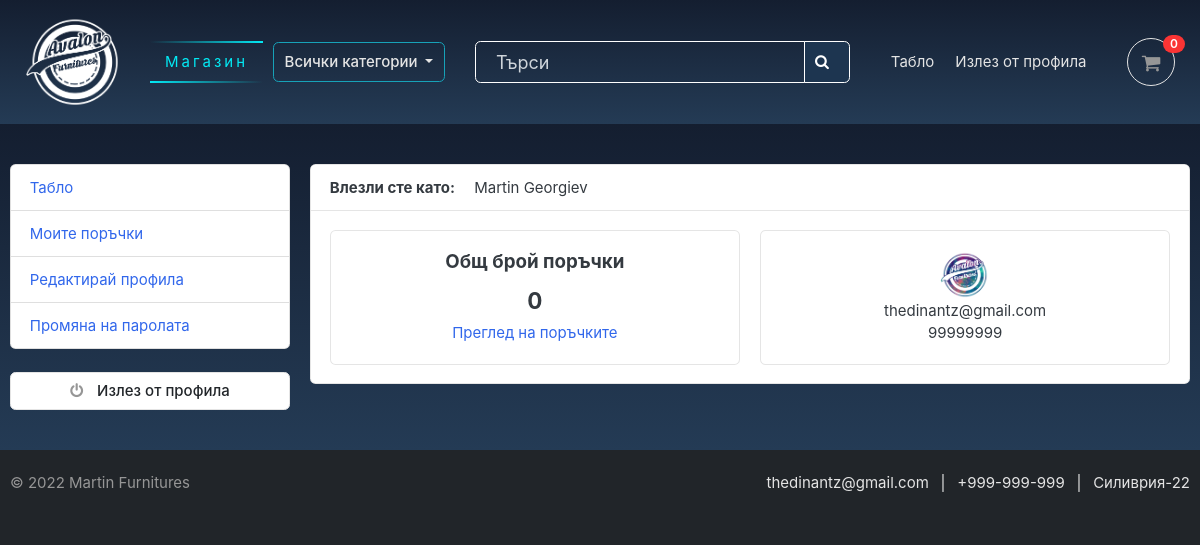
Screenshot of /accounts/dashboard/ (signed in) with the database file from the repository.
### accounts/models.py (models this page shows, shortened)
class Account(AbstractBaseUser):
    first_name = models.CharField(max_length=50)
    last_name = models.CharField(max_length=50)
    username = models.CharField(max_length=50, unique=True)
    email = models.EmailField(max_length=100, unique=True)
    phone_number = models.CharField(max_length=50)
    date_joined = models.DateTimeField(auto_now_add=True)
    last_login = models.DateTimeField(auto_now_add=True)
    is_admin = models.BooleanField(default=False)
    is_staff = models.BooleanField(default=False)
    is_active = models.BooleanField(default=False)
    is_superadmin = models.BooleanField(default=False)
    USERNAME_FIELD = 'email'
    REQUIRED_FIELDS = ['username', 'first_name', 'last_name']
    objects = MyAccountManager()
    def full_name(self):
        return f'{self.first_name} {self.last_name}'

class UserProfile(models.Model):
    user = models.OneToOneField(Account, on_delete=models.CASCADE)
    address_line_1 = models.CharField(blank=True, max_length=100)
    address_line_2 = models.CharField(blank=True, max_length=100)
    profile_picture = models.ImageField(blank=True, upload_to='userprofile')
    city = models.CharField(blank=True, max_length=20)
    country = models.CharField(blank=True, max_length=20)

### accounts/views.py (the view)
# urls.py: path('dashboard/', views.dashboard, name='dashboard'),
@login_required(login_url = 'login')
def dashboard(request):
    orders = Order.objects.order_by('-created_at').filter(user_id=request.user.id, is_ordered=True)
    orders_count = orders.count()
    userprofile = UserProfile.objects.get(user_id=request.user.id)
    context = {
        'orders_count': orders_count,
        'userprofile': userprofile,
    }
    return render(request, 'accounts/dashboard.html', context)

### carts/context_processors.py (called while the page is built)
def counter(request):
    cart_count = 0
    if 'admin' in request.path:
        return {}
    else:
        try:
            cart = Cart.objects.filter(cart_id=_cart_id(request))
            if request.user.is_authenticated:
                cart_items = CartItem.objects.all().filter(user=request.user)
            else:
                cart_items = CartItem.objects.all().filter(cart=cart[:1])
            for cart_item in cart_items:
                cart_count += cart_item.quantity
        except Cart.DoesNotExist:
            cart_count = 0
    return dict(cart_count=cart_count)

### carts/views.py (called while the page is built)
def _cart_id(request):
    cart = request.session.session_key
    if not cart:
        cart = request.session.create()
    return cart

### category/context_processors.py (called while the page is built)
def menu_links(request):
    links = Category.objects.all()
    return dict(links=links)

### category/models.py (called while the page is built)
    def get_url(self):
        return reverse('products_by_category', args=[self.slug])

### templates/accounts/dashboard.html (shortened to what this page needs)
{% extends 'base.html' %}
{% block content %}
<section class="section padding-y coloringlinear">
<div class="container">
	<div class="row">
	{% include 'includes/dashboard_sidebar.html' %}
	<main class="col-md-9">
		<article class="card">
		<header class="card-header">
			<strong class="d-inline-block mr-3">Влезли сте като:</strong>
			<span>{{user.full_name}}</span>
		</header>
		<div class="card-body">
			<div class="row">
			<div class="col-md-6">
				<div class="card" style="text-align:center;">
					<div class="card-body">
						<h5 class="card-title">Общ брой поръчки</h5>
						<h4>{{orders_count}}</h4>
						<a href="{% url 'my_orders' %}">Преглед на поръчките</a>
					</div>
				</div>
			</div>
			<div class="col-md-6">
				<div class="card" style="text-align:center;">
					<div class="card-body">
						<img src="{{userprofile.profile_picture.url}}" alt="Profile Picture" width="50" height="50" style="border-radius:50%;">
						<p class="mb-0">{{user.email}}</p>
						<p>{{user.phone_number}}</p>
					</div>
				</div>
			</div>
			</div>
		</div>
		</article>
	</main>
</div>
</div>
</section>
{% endblock %}

### static/css/ui.css (style rules this page uses)
html { font-family: "Inter", sans-serif; font-size: 15px; }
.padding-y { padding-top: 40px; padding-bottom: 40px; }
article:after, .form-group:after { display: block; clear: both; content: ""; }
p:last-child { margin-bottom: 0; }

### static/css/custom2.css (style rules this page uses)
.coloringlinear { background: linear-gradient(#141e30, #243b55); }

### rows the page displays
Account: full_name "Martin Georgiev", email "thedinantz@gmail.com", phone_number "99999999"
UserProfile: profile_picture (picture)

### other values shown
{{ cart_count }} "0"
{{ orders_count }} "0"
